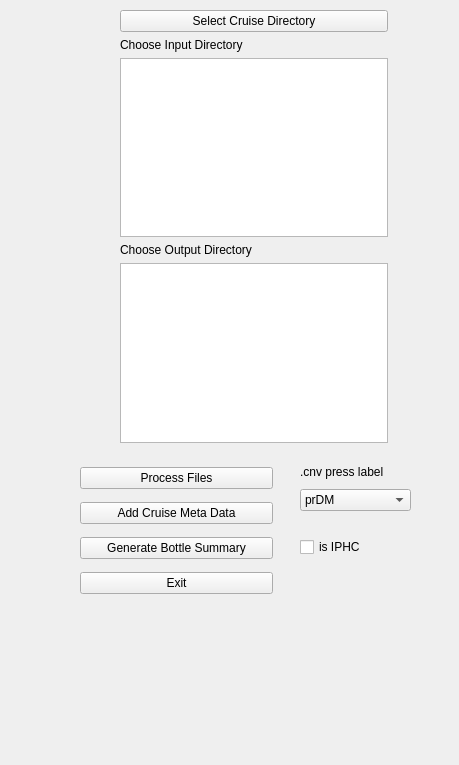
<?xml version="1.0" encoding="UTF-8"?>
<ui version="4.0">
 <class>EcoFOCI_cnv_convert</class>
 <widget class="QMainWindow" name="EcoFOCI_cnv_convert">
  <property name="geometry">
   <rect>
    <x>0</x>
    <y>0</y>
    <width>459</width>
    <height>765</height>
   </rect>
  </property>
  <property name="windowTitle">
   <string>MainWindow</string>
  </property>
  <widget class="QWidget" name="centralwidget">
   <widget class="QWidget" name="layoutWidget">
    <property name="geometry">
     <rect>
      <x>80</x>
      <y>460</y>
      <width>193</width>
      <height>141</height>
     </rect>
    </property>
    <layout class="QGridLayout" name="gridLayout_lower">
     <item row="4" column="0">
      <widget class="QPushButton" name="btlSummaryButton">
       <property name="text">
        <string>Generate Bottle Summary</string>
       </property>
      </widget>
     </item>
     <item row="5" column="0">
      <widget class="QPushButton" name="exitButton">
       <property name="text">
        <string>Exit</string>
       </property>
      </widget>
     </item>
     <item row="1" column="0">
      <widget class="QPushButton" name="processButton">
       <property name="text">
        <string>Process Files</string>
       </property>
      </widget>
     </item>
     <item row="3" column="0">
      <widget class="QPushButton" name="addMetaButton">
       <property name="text">
        <string>Add Cruise Meta Data</string>
       </property>
      </widget>
     </item>
    </layout>
   </widget>
   <widget class="QWidget" name="layoutWidget">
    <property name="geometry">
     <rect>
      <x>120</x>
      <y>10</y>
      <width>268</width>
      <height>433</height>
     </rect>
    </property>
    <layout class="QVBoxLayout" name="verticalLayout">
     <item>
      <widget class="QPushButton" name="inputButton">
       <property name="text">
        <string>Select Cruise Directory</string>
       </property>
      </widget>
     </item>
     <item>
      <widget class="QLabel" name="label_2">
       <property name="text">
        <string>Choose Input Directory</string>
       </property>
      </widget>
     </item>
     <item>
      <widget class="QListWidget" name="inputList"/>
     </item>
     <item>
      <widget class="QLabel" name="label">
       <property name="text">
        <string>Choose Output Directory</string>
       </property>
      </widget>
     </item>
     <item>
      <widget class="QListWidget" name="outputList"/>
     </item>
    </layout>
   </widget>
   <widget class="QWidget" name="layoutWidget">
    <property name="geometry">
     <rect>
      <x>300</x>
      <y>460</y>
      <width>111</width>
      <height>97</height>
     </rect>
    </property>
    <layout class="QVBoxLayout" name="verticalLayout_2">
     <item>
      <widget class="QLabel" name="label_3">
       <property name="text">
        <string>.cnv press label</string>
       </property>
      </widget>
     </item>
     <item>
      <widget class="QComboBox" name="presscomboBox">
       <item>
        <property name="text">
         <string>prDM</string>
        </property>
       </item>
       <item>
        <property name="text">
         <string>prdM</string>
        </property>
       </item>
       <item>
        <property name="text">
         <string>prdm</string>
        </property>
       </item>
       <item>
        <property name="text">
         <string>prSM</string>
        </property>
       </item>
      </widget>
     </item>
     <item>
      <spacer name="horizontalSpacer">
       <property name="orientation">
        <enum>Qt::Horizontal</enum>
       </property>
       <property name="sizeHint" stdset="0">
        <size>
         <width>40</width>
         <height>20</height>
        </size>
       </property>
      </spacer>
     </item>
     <item>
      <widget class="QCheckBox" name="IPHCcheckBox">
       <property name="text">
        <string>is IPHC</string>
       </property>
      </widget>
     </item>
    </layout>
   </widget>
  </widget>
 </widget>
 <resources/>
 <connections/>
</ui>
